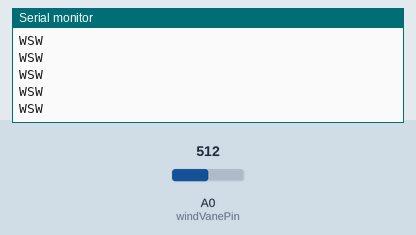
This sketch was run on a simulated Arduino Uno, built with avr-gcc and run on an emulated ATmega328P. Shown: the last lines printed to the serial monitor. The inputs (shaded band) are chosen by the test bench; at power-on: A0 (windVanePin) = 512.

Above: at 1.2 s.
1.3 s: A0 (windVanePin) set to 480
At 1.8 s:
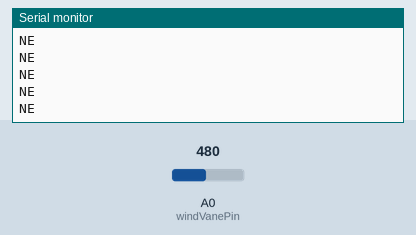
3.2 s: A0 (windVanePin) set to 350
At 4.2 s:
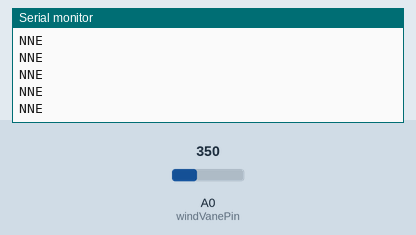
5.1 s: A0 (windVanePin) set to 306
At 6.2 s:
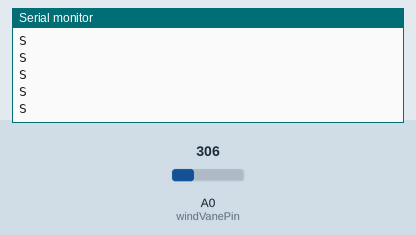
7.0 s: A0 (windVanePin) set to 200
At 7.8 s:
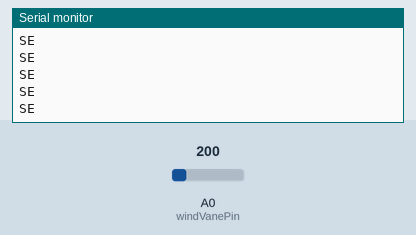
8.9 s: A0 (windVanePin) set to 220
At 9.5 s:
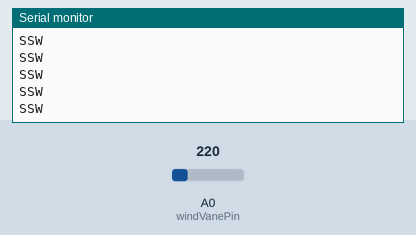

The sketch:

wind_direction.ino
```cpp
#define WIND_N    0 //정 북향
#define WIND_NNE  22.5
#define WIND_NE    45
#define WIND_ENE  67.5
#define WIND_E    90  //정 동향
#define WIND_ESE  112.5
#define WIND_SE    135
#define WIND_SSE  157.5
#define WIND_S    180
#define WIND_SSW  202.5
#define WIND_SW   225
#define WIND_WSW  247.5
#define WIND_W    270
#define WIND_WNW  292.5
#define WIND_NW   315
#define WIND_NNW  337.5

const int windVanePin = A0;
int winVaneValue = 0;
float windDirection = 0;
char windName[4];

void setup() {
  Serial.begin(9600);
}

void loop(){
  getWindDirection();
  Serial.print(windName);
  Serial.println();
}

void getWindDirection(void){
  int readValue = analogRead(windVanePin);
  winVaneValue = map(readValue, 0, 1023, 0, 500);
  if( winVaneValue < 35){
    windDirection = WIND_ESE;
    strcpy(windName ,"ESE");
  }
  else if( winVaneValue < 43 ){
    windDirection = WIND_ENE;
    strcpy(windName , "ENE");
  }else if( winVaneValue < 50 ){
    windDirection = WIND_E;
    strcpy(windName , "E");
  }else if( winVaneValue < 70 ){
    windDirection = WIND_SSE;
    strcpy(windName , "SSE");
  }else if( winVaneValue < 100 ){
    windDirection = WIND_SE;
    strcpy(windName , "SE");
  }else if( winVaneValue < 130 ){
    windDirection = WIND_SSW;
    strcpy(windName , "SSW");
  }else if( winVaneValue < 170 ){
    windDirection = WIND_S;
    strcpy(windName , "S");
  }else if( winVaneValue < 210 ){
    windDirection = WIND_NNE;
    strcpy(windName , "NNE");
  }else if( winVaneValue < 250 ){
    windDirection = WIND_NE;
    strcpy(windName , "NE");
  }else if( winVaneValue < 300 ){
    windDirection = WIND_WSW;
    strcpy(windName , "WSW");
  }else if( winVaneValue < 320 ){
    windDirection = WIND_SW;
    strcpy(windName , "SW");
  }else if( winVaneValue < 360 ){
    windDirection = WIND_NNW;
    strcpy(windName , "NNW");
  }else if( winVaneValue < 395 ){
    windDirection = WIND_N;
    strcpy(windName , "N");
  }else if( winVaneValue < 415 ){
    windDirection = WIND_WNW;
    strcpy(windName , "WNW");
  }else if( winVaneValue < 450 ){
    windDirection = WIND_NW;
    strcpy(windName , "NW");
  }else if( winVaneValue < 490 ){
    windDirection = WIND_W;
    strcpy(windName , "W");
  }
}
```

Measured:
- after the input at 1.3 s, the serial monitor: prints a new line after 0.07 s (image 1)
- after the input at 3.2 s, the serial monitor: prints a new line after 0.07 s (image 2)
- after the input at 5.1 s, the serial monitor: prints a new line after 0.07 s (image 3)
- after the input at 7.0 s, the serial monitor: prints a new line after 0.07 s (image 4)
- after the input at 8.9 s, the serial monitor: prints a new line after 0.07 s (image 5)
